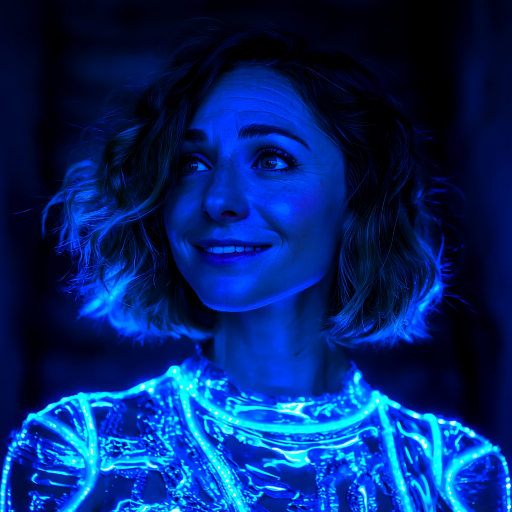
#> input picture mirror-interface/band_styles/bioluminescence/1.png, 1024 x 1024 px (shown at 1/2 size)
$ python -i crt_effect.py   (imports and definitions only)
#> lines starting #> are read from the running program, lines starting #| are printed output that depends on the picture
"""
Mirror Mirror — Band post-processing effects.

Each band applies a PIL-based color grade + texture pass on top of the
InstantID portrait. Parameters for each band live in the CONFIG dicts
below — tune them without touching the rendering functions.

apply_band_effect(img, band) is the main entry point.
apply_to_bytes(image_bytes, band) wraps it for raw bytes in / bytes out.
"""

import io
import random
import numpy as np
from PIL import Image, ImageDraw, ImageFilter, ImageFont, ImageEnhance


# ── Font helpers ───────────────────────────────────────────────────────────────
_MONO_FONTS = [
    "/usr/share/fonts/truetype/dejavu/DejaVuSansMono.ttf",
    "/usr/share/fonts/truetype/liberation/LiberationMono-Regular.ttf",
    "/usr/share/fonts/truetype/freefont/FreeMono.ttf",
]
_CORRUPT_CHARS = "ABCDEFGHIJKLMNOPQRSTUVWXYZ0123456789↓↑+×◆▲▼►◄░▒▓"

# [7 lines left out: function _load_font, not called in this run]

def _corrupt(n: int) -> str:
    return "".join(random.choice(_CORRUPT_CHARS) for _ in range(n))


# ══════════════════════════════════════════════════════════════════════════════
# Band configs
# ══════════════════════════════════════════════════════════════════════════════

# ── Glitch ────────────────────────────────────────────────────────────────────
GLITCH_CONFIG = {
    "scanline_dim":         0.78,
    "scanline_flash_count": (3, 7),
    "scanline_flash_boost": 1.5,
    "chroma_shift_divisor": 45,
    "chroma_shift_min":     8,
    "band_count":           (8, 18),
    "band_height":          (1, 12),
    "band_lateral":         (-80, 80),
    "band_boost":           1.2,
    "red_mul":              1.15,
    "green_mul":            0.92,
    "blue_mul":             1.05,
    "grain_sigma":          8.0,
    "text_size_divisor":    28,
    "text_color":           (255, 0, 255),
    "text_pad":             12,
}

# ── Surveillance ──────────────────────────────────────────────────────────────
SURVEILLANCE_CONFIG = {
    "desaturate":           0.25,   # ImageEnhance.Color multiplier (0=BW, 1=full)
    "contrast":             1.7,
    "scanline_dim":         0.82,   # subtle scan lines
    "scanline_flash_count": (1, 3),
    "scanline_flash_boost": 1.2,
    "chroma_shift_px":      4,      # chromatic aberration pixels
    "band_count":           (3, 7),
    "band_height":          (1, 6),
    "band_lateral":         (-12, 12),
    "red_mul":              0.88,
    "green_mul":            1.08,   # slight cyan/green surveillance tint
    "blue_mul":             1.04,
    "grain_sigma":          14.0,
    "vignette_strength":    0.55,
    "text_size_divisor":    30,
    "text_color":           (0, 255, 180),
    "text_pad":             10,
    "text_top":             "FERET  REC ●  {hh}:{mm}:{ss}  CAM-{cam:02d}",
    "text_bottom":          "ID: {corrupt}   CONF: {conf:.2f}   FRAME: {frame:05d}",
}

# ── Bioluminescence ───────────────────────────────────────────────────────────
BIOLUMINESCENCE_CONFIG = {
    "red_mul":              0.78,
    "green_mul":            1.12,
    "blue_mul":             1.22,
    "contrast":             1.5,
    "vignette_strength":    0.72,   # strong dark border to isolate subject
    "bloom_radius":         8,      # blur radius for glow effect
    "bloom_strength":       0.30,   # blend amount of bloom layer
    "grain_sigma":          3.5,
}

# ── Renaissance ───────────────────────────────────────────────────────────────
RENAISSANCE_CONFIG = {
    "red_mul":              1.12,
    "green_mul":            1.04,
    "blue_mul":             0.82,
    "contrast":             1.35,
    "saturation":           1.10,
    "vignette_strength":    0.60,
    "vignette_color":       (20, 10, 0),  # warm dark corners
    "grain_sigma":          4.0,
}

# ── Botanique ─────────────────────────────────────────────────────────────────
BOTANIQUE_CONFIG = {
    "red_mul":              1.06,
    "green_mul":            1.03,
    "blue_mul":             0.90,
    "contrast":             1.15,
    "saturation":           0.88,   # slightly muted / vintage
    "vignette_strength":    0.45,
    "vignette_color":       (30, 20, 5),
    "grain_sigma":          6.5,    # paper/film grain
}

# ── Geometric ─────────────────────────────────────────────────────────────────
GEOMETRIC_CONFIG = {
    "desaturate":           0.08,   # near-monochrome
    "contrast":             1.55,
    "grain_sigma":          5.0,
    "accent_color":         (217, 66, 86),  # red accent shards
    "accent_opacity":       0.12,
}


# ══════════════════════════════════════════════════════════════════════════════
# Shared primitives
# ══════════════════════════════════════════════════════════════════════════════

def _channel_multiply(arr: np.ndarray, r: float, g: float, b: float) -> np.ndarray:
    arr = arr.copy()
    arr[:, :, 0] = np.clip(arr[:, :, 0] * r, 0, 255)
    arr[:, :, 1] = np.clip(arr[:, :, 1] * g, 0, 255)
    arr[:, :, 2] = np.clip(arr[:, :, 2] * b, 0, 255)
    return arr


def _add_grain(arr: np.ndarray, sigma: float) -> np.ndarray:
    return np.clip(arr + np.random.normal(0, sigma, arr.shape), 0, 255)


def _vignette(img: Image.Image, strength: float, color: tuple = (0, 0, 0)) -> Image.Image:
    """Rectangular edge vignette — darkens corners without creating an oval."""
    w, h = img.size
    arr = np.array(img, dtype=np.float32)
    xs = np.abs(np.linspace(-1, 1, w))
    ys = np.abs(np.linspace(-1, 1, h))
    xx, yy = np.meshgrid(xs, ys)
    # max of both axes = Chebyshev distance → rectangular gradient, no oval
    dist = np.maximum(xx, yy)
    alpha = np.clip((dist ** 1.8) * strength, 0, 1)[..., np.newaxis]
    overlay = np.array(color, dtype=np.float32)
    result = arr * (1 - alpha) + overlay * alpha
    return Image.fromarray(np.clip(result, 0, 255).astype(np.uint8))


# [4 lines left out: function ImageChops_invert, not called in this run]


def _bloom(img: Image.Image, radius: int, strength: float) -> Image.Image:
    """Additive glow on bright regions."""
    blurred = img.filter(ImageFilter.GaussianBlur(radius))
    arr_orig = np.array(img, dtype=np.float32)
    arr_blur = np.array(blurred, dtype=np.float32)
    bright_mask = (arr_orig.max(axis=2, keepdims=True) / 255.0) ** 2
    result = np.clip(arr_orig + arr_blur * bright_mask * strength, 0, 255)
    return Image.fromarray(result.astype(np.uint8))


# [96 lines left out: functions _scanlines, _dropout_bands, _chroma_shift, _glitch, _surveillance, not called in this run]


def _bioluminescence(img: Image.Image) -> Image.Image:
    cfg = BIOLUMINESCENCE_CONFIG
    img = ImageEnhance.Contrast(img).enhance(cfg["contrast"])
    arr = np.array(img, dtype=np.float32)
    arr = _channel_multiply(arr, cfg["red_mul"], cfg["green_mul"], cfg["blue_mul"])
    arr = _add_grain(arr, cfg["grain_sigma"])
    img = Image.fromarray(arr.astype(np.uint8))
    img = _bloom(img, cfg["bloom_radius"], cfg["bloom_strength"])
    img = _vignette(img, cfg["vignette_strength"])
    return img


# [34 lines left out: functions _renaissance, _botanique, _geometric, not called in this run]


# ══════════════════════════════════════════════════════════════════════════════
# Public API
# ══════════════════════════════════════════════════════════════════════════════

_BAND_FN = {
    "glitch":          _glitch,
    "surveillance":    _surveillance,
    "bioluminescence": _bioluminescence,
    "renaissance":     _renaissance,
    "botanique":       _botanique,
    "geometric":       _geometric,
}


# [26 lines left out: functions _crop_2x3, apply_band_effect, apply_to_bytes, not called in this run]

>>> from PIL import Image
>>> picture = Image.open('../band_styles/bioluminescence/1.png')
#> picture is the input picture: PIL image 1024x1024 RGB; mean R, G, B 1.9, 37.3, 109.1
>>> result = _bioluminescence(picture)
#> in _channel_multiply, `arr[:, :, 2] = np.clip(arr[:, :, 2] * b, 0, 255)`:
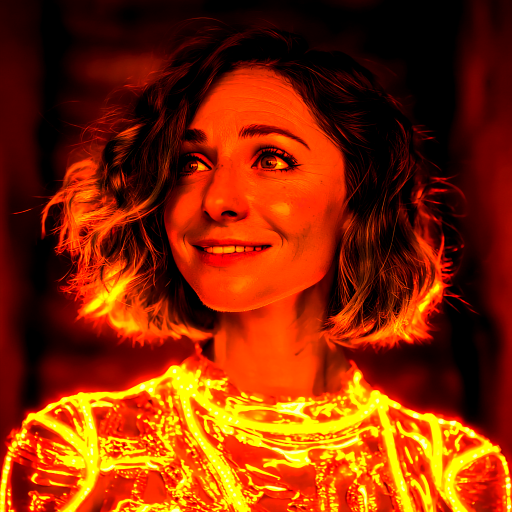
#> arr: shape (1024, 1024, 3) float32 (shown at 1/2 size); mean of channels 0, 1, 2 1.3, 42.7, 135; drawn as B, G, R
#> in _bioluminescence, `img = Image.fromarray(arr.astype(np.uint8))`:
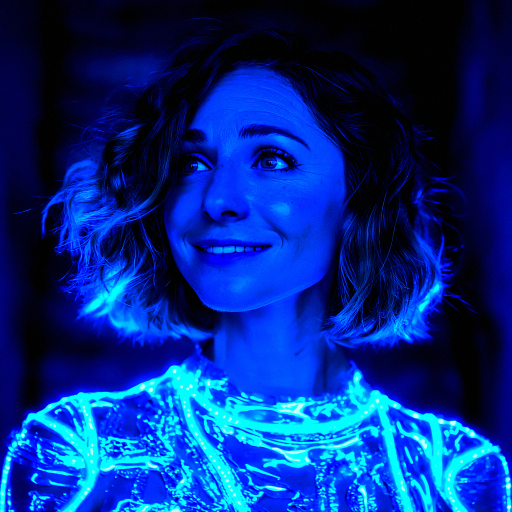
#> img: PIL image 1024x1024 RGB (shown at 1/2 size); mean R, G, B 2.4, 42.9, 133.9
#> in _bloom, `blurred = img.filter(ImageFilter.GaussianBlur(radius))`:
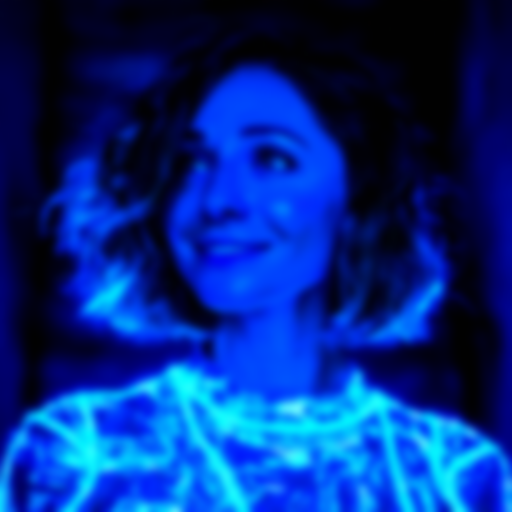
#> blurred: PIL image 1024x1024 RGB (shown at 1/2 size); mean R, G, B 2.3, 42.9, 133.9
#> in _bloom, `bright_mask = (arr_orig.max(axis=2, keepdims=True) / 255.0) ** 2`:
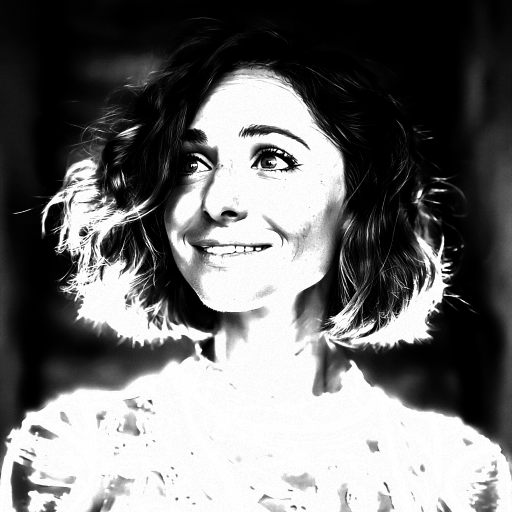
#> bright_mask: shape (1024, 1024, 1) float32 (shown at 1/2 size); min 0, max 1, mean 0.438
#> in _bloom, `result = np.clip(arr_orig + arr_blur * bright_mask * strength, 0, 255)`:
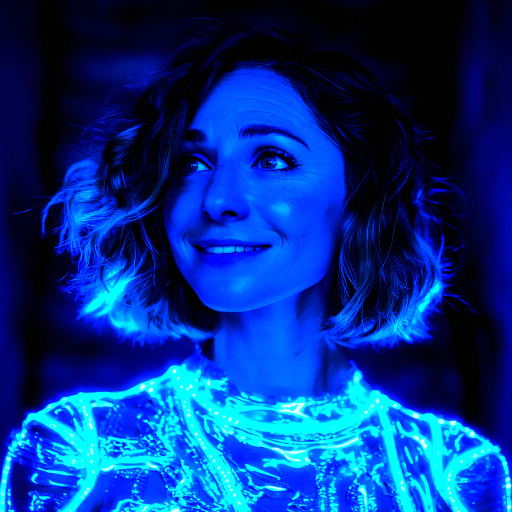
#> result: shape (1024, 1024, 3) float32 (shown at 1/2 size); mean R, G, B 2.9, 51, 138.7
#> in _vignette, `dist = np.maximum(xx, yy)`:
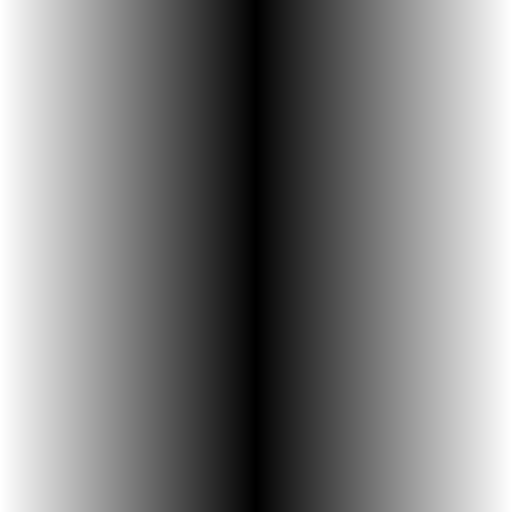
#> xx: shape (1024, 1024) float64 (shown at 1/2 size); min 0.000978, max 1, mean 0.5
#> in _vignette, `result = arr * (1 - alpha) + overlay * alpha`:
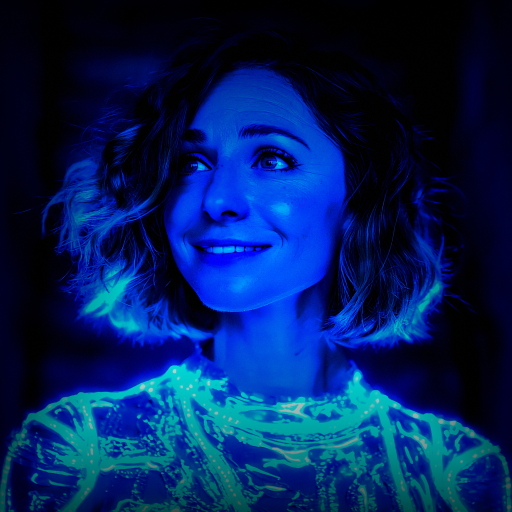
#> result: shape (1024, 1024, 3) float64 (shown at 1/2 size); mean R, G, B 1.6, 32.6, 91.4

$ run again, on mirror-interface/band_styles/bioluminescence/2.png
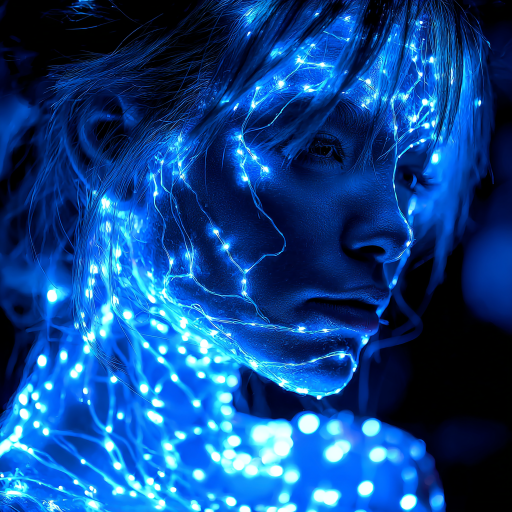
#> input picture mirror-interface/band_styles/bioluminescence/2.png, 1024 x 1024 px (shown at 1/2 size)
#> picture is the input picture: PIL image 1024x1024 RGB; mean R, G, B 15.6, 69.9, 139.2
#> in _bloom, `bright_mask = (arr_orig.max(axis=2, keepdims=True) / 255.0) ** 2`:
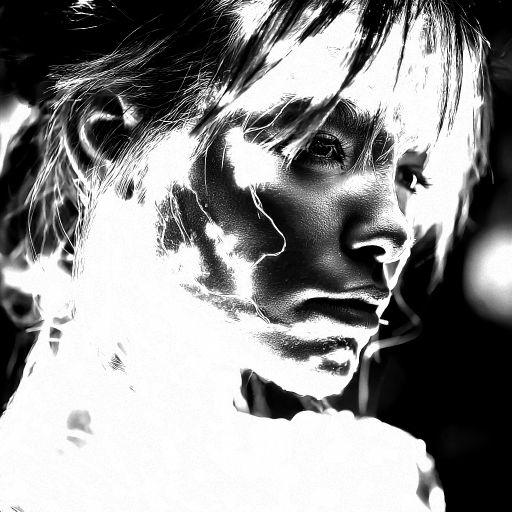
#> bright_mask: shape (1024, 1024, 1) float32 (shown at 1/2 size); min 0, max 1, mean 0.559
#> in _vignette, `result = arr * (1 - alpha) + overlay * alpha`:
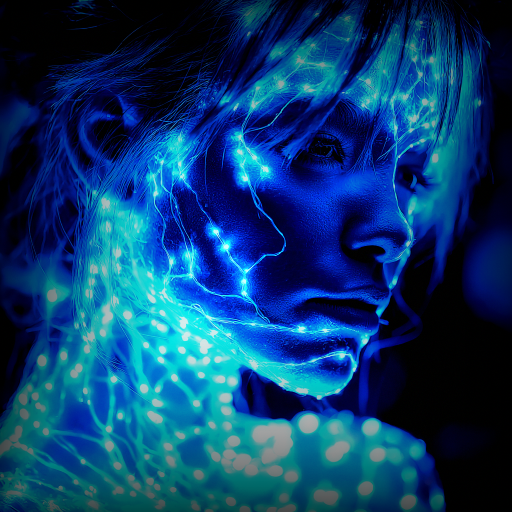
#> result: shape (1024, 1024, 3) float64 (shown at 1/2 size); mean R, G, B 9.5, 59.3, 108

$ run again, on mirror-interface/band_styles/bioluminescence/3.png
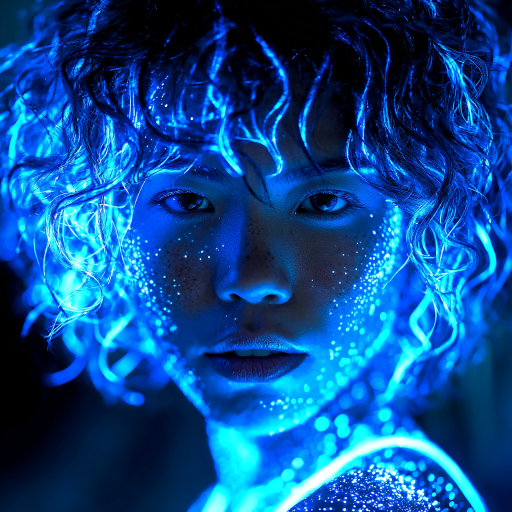
#> input picture mirror-interface/band_styles/bioluminescence/3.png, 1024 x 1024 px (shown at 1/2 size)
#> picture is the input picture: PIL image 1024x1024 RGB; mean R, G, B 10, 74.9, 143.8
#> in _bloom, `bright_mask = (arr_orig.max(axis=2, keepdims=True) / 255.0) ** 2`:
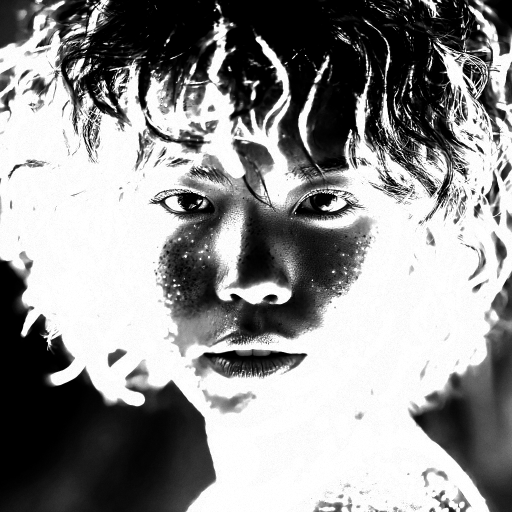
#> bright_mask: shape (1024, 1024, 1) float32 (shown at 1/2 size); min 0, max 1, mean 0.568
#> in _vignette, `result = arr * (1 - alpha) + overlay * alpha`:
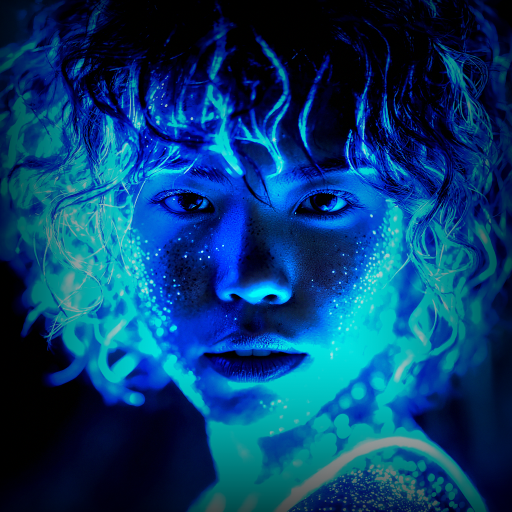
#> result: shape (1024, 1024, 3) float64 (shown at 1/2 size); mean R, G, B 5.2, 61.8, 110.3

$ run again, on mirror-interface/band_styles/bioluminescence/4.png
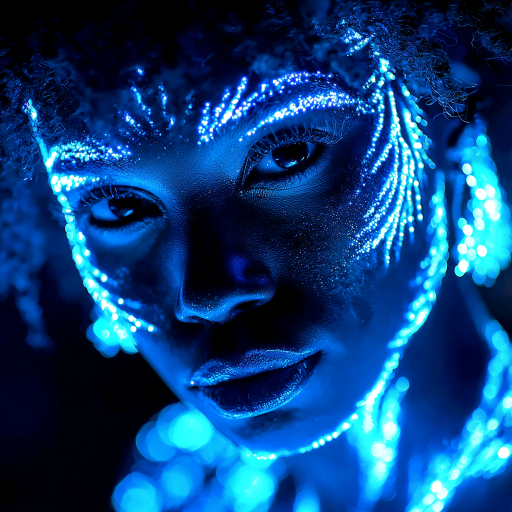
#> input picture mirror-interface/band_styles/bioluminescence/4.png, 1024 x 1024 px (shown at 1/2 size)
#> picture is the input picture: PIL image 1024x1024 RGB; mean R, G, B 12.2, 65.3, 120.8
#> in _vignette, `result = arr * (1 - alpha) + overlay * alpha`:
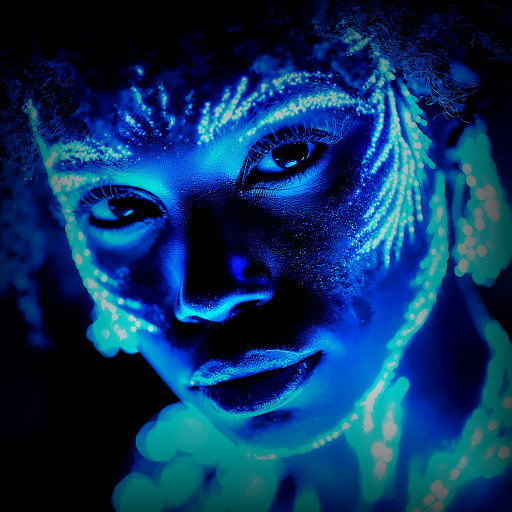
#> result: shape (1024, 1024, 3) float64 (shown at 1/2 size); mean R, G, B 7.7, 51.2, 95.5
